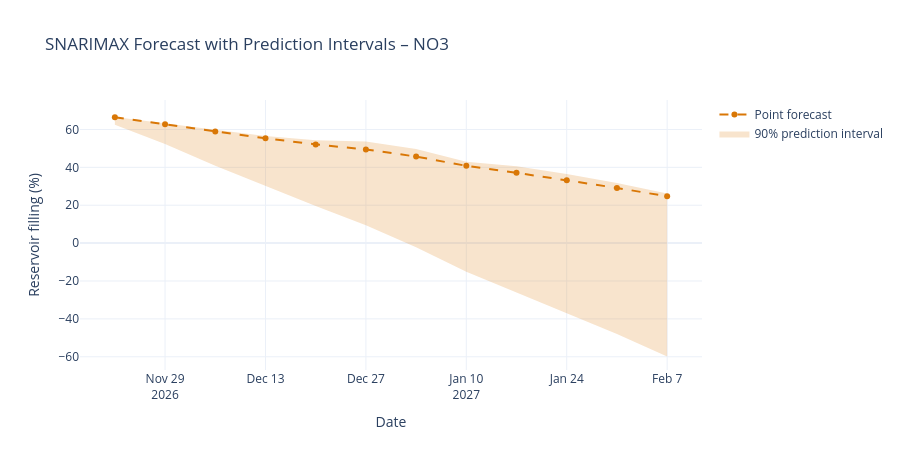

Notebook cell for this chart:
### Code cell
# Visualize the prediction intervals using Plotly

fig = go.Figure()

# Lower bound
fig.add_trace(go.Scatter(
    x=df_intervals["date"],
    y=df_intervals["lower"] * 100,
    mode="lines",
    line=dict(width=0),
    name="Lower bound",
    showlegend=False
))

# Upper bound and shaded interval
fig.add_trace(go.Scatter(
    x=df_intervals["date"],
    y=df_intervals["upper"] * 100,
    mode="lines",
    line=dict(width=0),
    fill="tonexty",
    fillcolor="rgba(217, 119, 6, 0.2)",
    name="90% prediction interval"
))

# Point forecast
fig.add_trace(go.Scatter(
    x=df_intervals["date"],
    y=df_intervals["predicted"] * 100,
    mode="lines+markers",
    line=dict(color="#D97706", dash="dash"),
    name="Point forecast"
))

fig.update_layout(
    title="SNARIMAX Forecast with Prediction Intervals – NO3",
    xaxis_title="Date",
    yaxis_title="Reservoir filling (%)",
    template="plotly_white",
    height=450,
    hovermode="x unified"
)

fig.show()

### Figure 1 — Plotly figure (JSON) as saved in the notebook; plotly's stock layout.template omitted (floating-point values rounded to 4 significant figures)
{"data": [{"line": {"width": 0}, "mode": "lines", "name": "Lower bound", "showlegend": false, "type": "scatter", "x": ["2026-11-22T00:00:00", "2026-11-29T00:00:00", "2026-12-06T00:00:00", "2026-12-13T00:00:00", "2026-12-20T00:00:00", "2026-12-27T00:00:00", "2027-01-03T00:00:00", "2027-01-10T00:00:00", "2027-01-17T00:00:00", "2027-01-24T00:00:00", "2027-01-31T00:00:00", "2027-02-07T00:00:00"], "y": [62.56, 52.3, 40.82, 30.03, 19.54, 9.395, -2.24, -15.07, -26.04, -37.17, -48.03, -59.87]}, {"fill": "tonexty", "fillcolor": "rgba(217, 119, 6, 0.2)", "line": {"width": 0}, "mode": "lines", "name": "90% prediction interval", "type": "scatter", "x": ["2026-11-22T00:00:00", "2026-11-29T00:00:00", "2026-12-06T00:00:00", "2026-12-13T00:00:00", "2026-12-20T00:00:00", "2026-12-27T00:00:00", "2027-01-03T00:00:00", "2027-01-10T00:00:00", "2027-01-17T00:00:00", "2027-01-24T00:00:00", "2027-01-31T00:00:00", "2027-02-07T00:00:00"], "y": [66.57, 63.38, 59.89, 56.49, 54.28, 53.66, 49.67, 43.01, 40.63, 36.51, 31.69, 26.15]}, {"line": {"color": "#D97706", "dash": "dash"}, "mode": "lines+markers", "name": "Point forecast", "type": "scatter", "x": ["2026-11-22T00:00:00", "2026-11-29T00:00:00", "2026-12-06T00:00:00", "2026-12-13T00:00:00", "2026-12-20T00:00:00", "2026-12-27T00:00:00", "2027-01-03T00:00:00", "2027-01-10T00:00:00", "2027-01-17T00:00:00", "2027-01-24T00:00:00", "2027-01-31T00:00:00", "2027-02-07T00:00:00"], "y": [66.46, 62.78, 58.96, 55.33, 52.13, 49.45, 45.69, 40.81, 37.12, 33.17, 29.14, 24.69]}], "layout": {"height": 450, "hovermode": "x unified", "title": {"text": "SNARIMAX Forecast with Prediction Intervals – NO3"}, "xaxis": {"title": {"text": "Date"}}, "yaxis": {"title": {"text": "Reservoir filling (%)"}}}}
